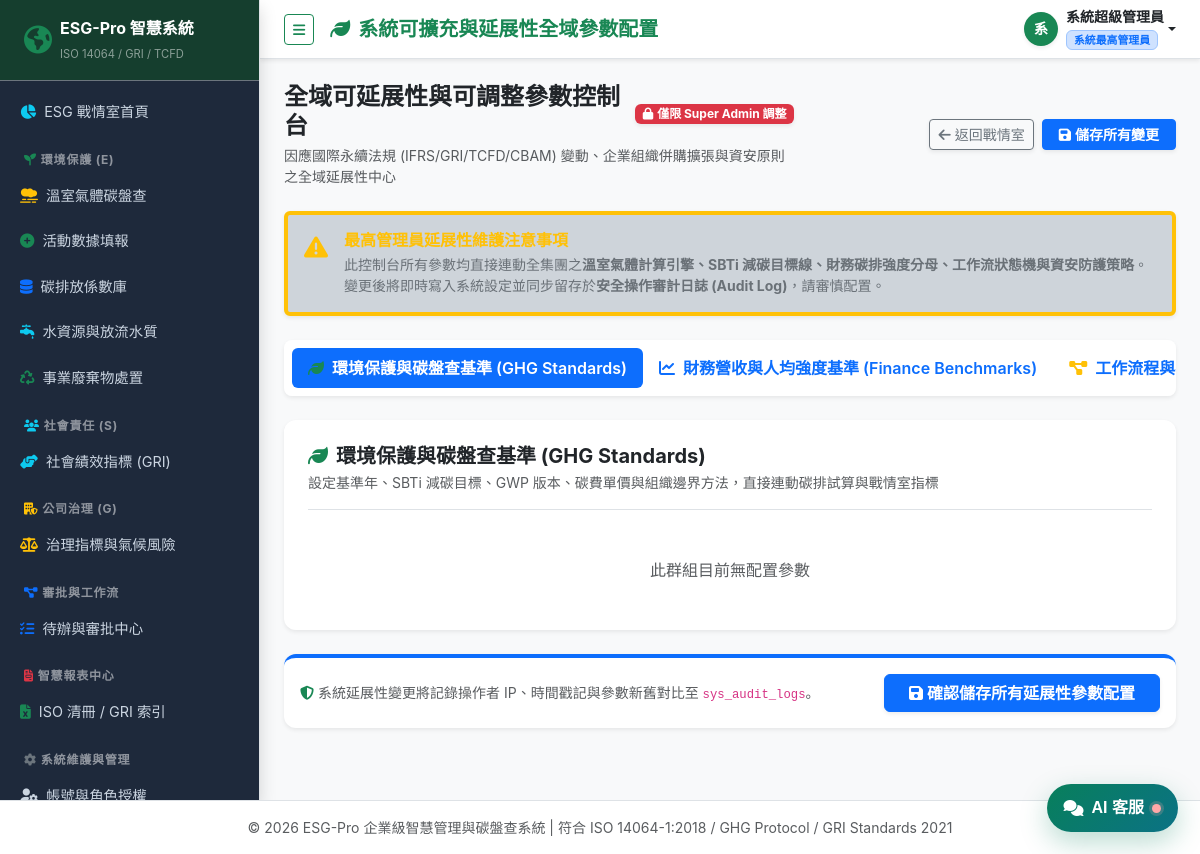
Screenshot of /admin/settings (signed in) with the database file from the repository.
### tables this page shows
CREATE TABLE IF NOT EXISTS `sys_users` (
    `id` INT UNSIGNED AUTO_INCREMENT PRIMARY KEY,
    `username` VARCHAR(50) NOT NULL UNIQUE COMMENT '登入帳號',
    `password_hash` VARCHAR(255) NOT NULL COMMENT 'Bcrypt加密雜湊密碼',
    `real_name` VARCHAR(50) NOT NULL COMMENT '真實中文姓名',
    `email` VARCHAR(100) NOT NULL COMMENT '電子信箱',
    `phone` VARCHAR(30) NULL COMMENT '分機或手機',
    `org_id` INT UNSIGNED NOT NULL COMMENT '所屬組織/部門',
    `role_id` INT UNSIGNED NOT NULL COMMENT '指派角色',
    `status` TINYINT(1) NOT NULL DEFAULT 1 COMMENT '帳號狀態 (1:啟用, 0:停用)',
    `failed_attempts` INT NOT NULL DEFAULT 0 COMMENT '連續密碼錯誤次數',
    `locked_until` DATETIME NULL DEFAULT NULL COMMENT '帳號鎖定截止時間',
    `last_login_at` DATETIME NULL COMMENT '最後登入時間',
    `last_login_ip` VARCHAR(45) NULL COMMENT '最後登入IP',
    `created_at` DATETIME NOT NULL DEFAULT CURRENT_TIMESTAMP,
    `updated_at` DATETIME NULL ON UPDATE CURRENT_TIMESTAMP,
    INDEX `idx_org` (`org_id`),
    INDEX `idx_role` (`role_id`),
    CONSTRAINT `fk_user_org` FOREIGN KEY (`org_id`) REFERENCES `sys_organizations` (`id`) ON DELETE RESTRICT,
    CONSTRAINT `fk_user_role` FOREIGN KEY (`role_id`) REFERENCES `sys_roles` (`id`) ON DELETE RESTRICT
);

CREATE TABLE IF NOT EXISTS `sys_roles` (
    `id` INT UNSIGNED AUTO_INCREMENT PRIMARY KEY,
    `role_key` VARCHAR(50) NOT NULL UNIQUE COMMENT '角色識別代碼',
    `role_name` VARCHAR(50) NOT NULL COMMENT '角色中文名稱',
    `description` VARCHAR(255) NULL COMMENT '角色權責說明',
    `permissions` TEXT NULL COMMENT '功能權限集合(JSON格式)',
    `created_at` DATETIME NOT NULL DEFAULT CURRENT_TIMESTAMP
);

### controllers/AdminController.php (called while the page is built, shortened)
<?php
class AdminController extends Controller {
    public function settings(): void {
        $user = Auth::user();
        $db = Database::getConnection();
        $rawSettings = $db->query("SELECT * FROM `sys_settings` ORDER BY `id` ASC")->fetchAll();
        $groupedSettings = [];
        foreach ($rawSettings as $s) {
            $groupedSettings[$s['setting_group']][] = $s;
        }
        $this->render('admin/settings', [
            'pageTitle'       => '系統可擴充與延展性全域參數配置',
            'activeNav'       => 'admin_settings',
            'groupedSettings' => $groupedSettings
        ]);
    }
}

### index.php (called while the page is built, shortened)
<?php
$router = new Router();
$router->get('/login', [AuthController::class, 'login']);
$router->post('/login', [AuthController::class, 'doLogin']);
$router->post('/logout', [AuthController::class, 'logout']);
$router->get('/', [DashboardController::class, 'index']);
$router->get('/ghg', [GhgController::class, 'index']);
$router->get('/ghg/create', [GhgController::class, 'create']);
$router->post('/ghg/create', [GhgController::class, 'store']);
$router->post('/ghg/delete', [GhgController::class, 'delete']);
$router->get('/factors', [GhgController::class, 'factors']);
$router->post('/factors/store', [GhgController::class, 'factorStore']);
$router->get('/api/factors', [GhgController::class, 'apiFactors']);
$router->get('/environment/water', [EnvironmentController::class, 'water']);
$router->post('/environment/water/store', [EnvironmentController::class, 'waterStore']);
$router->get('/environment/waste', [EnvironmentController::class, 'waste']);
$router->post('/environment/waste/store', [EnvironmentController::class, 'wasteStore']);
$router->get('/social', [SocialController::class, 'index']);
$router->post('/social/store', [SocialController::class, 'store']);
$router->get('/governance', [GovernanceController::class, 'index']);
$router->post('/governance/store', [GovernanceController::class, 'store']);
$router->get('/workflow', [WorkflowController::class, 'index']);
$router->get('/workflow/detail', [WorkflowController::class, 'detail']);
$router->post('/workflow/approve', [WorkflowController::class, 'approve']);
$router->post('/workflow/reject', [WorkflowController::class, 'reject']);
$router->get('/attachments/download', [AttachmentController::class, 'download']);
$router->get('/manual', [ManualController::class, 'index']);
$router->get('/api/ai-assistant/status', [AiAssistantController::class, 'status']);
$router->post('/api/ai-assistant/chat', [AiAssistantController::class, 'chat']);
$router->get('/reports', [ReportController::class, 'index']);
$router->get('/reports/export_iso14064', [ReportController::class, 'exportIso14064']);
$router->get('/reports/export_gri', [ReportController::class, 'exportGri']);
$router->get('/reports/print_summary', [ReportController::class, 'printSummary']);
$router->get('/admin/users', [AdminController::class, 'users']);
$router->post('/admin/users/store', [AdminController::class, 'userStore']);
$router->get('/admin/orgs', [AdminController::class, 'orgs']);
$router->post('/admin/orgs/store', [AdminController::class, 'orgStore']);
$router->get('/admin/logs', [AdminController::class, 'logs']);
$router->get('/admin/settings', [AdminController::class, 'settings']);
$router->post('/admin/settings/store', [AdminController::class, 'settingsStore']);
$router->get('/admin/ai-assistant', [AiAssistantController::class, 'settings']);
$router->post('/admin/ai-assistant/store', [AiAssistantController::class, 'saveSettings']);
$router->post('/admin/ai-assistant/test', [AiAssistantController::class, 'testConnection']);
$router->dispatch();

### helpers/Security.php (called while the page is built, shortened)
<?php
class Security {
    public static function e(?string $string): string {
        return htmlspecialchars((string)$string, ENT_QUOTES, 'UTF-8');
    }
}

### core/Auth.php (called while the page is built, shortened)
<?php
class Auth {
    public static function user(): ?array {
        try {
            $db = Database::getConnection();
            $stmt = $db->prepare("
                SELECT u.id, u.username, u.real_name, u.email, u.org_id, u.role_id,
                       r.role_key, r.role_name, r.permissions, o.org_name, o.org_type
                FROM `sys_users` u
                JOIN `sys_roles` r ON u.role_id = r.id
                JOIN `sys_organizations` o ON u.org_id = o.id
                WHERE u.id = :id AND u.status = 1
                LIMIT 1
            ");
            $stmt->execute([':id' => $_SESSION['esg_user']['id']]);
            $fresh = $stmt->fetch();
            if ($fresh) {
                $permissions = json_decode($fresh['permissions'] ?? '{}', true) ?: [];
            }
        } catch (\Exception $e) {
        }
        return $_SESSION['esg_user'] ?? null;
    }
}

### views/admin/settings.php (the view, shortened to what this page needs)
<?php
$groupMeta = [
    'environmental' => [
        'title' => '環境保護與碳盤查基準 (GHG Standards)',
        'icon'  => 'fa-solid fa-leaf text-success',
        'desc'  => '設定基準年、SBTi 減碳目標、GWP 版本、碳費單價與組織邊界方法，直接連動碳排試算與戰情室指標'
    ],
    'finance' => [
        'title' => '財務營收與人均強度基準 (Finance Benchmarks)',
        'icon'  => 'fa-solid fa-chart-line text-primary',
        'desc'  => '維護集團合併營業額與總員工人數，作為計算每單位營收碳排放強度與人均碳排放量之分母'
    ],
    'workflow' => [
        'title' => '工作流程與審查期限 (Workflow & SLA Policies)',
        'icon'  => 'fa-solid fa-diagram-project text-warning',
        'desc'  => '設定每月填報截止日、主管審查 SLA 警示天數、多階簽核模式與佐證憑證強制上傳開關'
    ],
    'security' => [
        'title' => '系統資訊安全與防護政策 (Security Policies)',
        'icon'  => 'fa-solid fa-shield-halved text-danger',
        'desc'  => '密碼錯誤鎖定門檻、帳號鎖定時間、Session 逾時時間與檔案上傳白名單等資安防禦'
    ],
    'notification' => [
        'title' => '推播通知與 SMTP 郵件引擎 (Notification & SMTP)',
        'icon'  => 'fa-solid fa-envelope text-info',
        'desc'  => '設定企業內部 Exchange 或外部 SMTP 伺服器，處理每月填報催辦與審查退件通知信'
    ],
    'general' => [
        'title' => '企業主體與系統基底 (General Identity)',
        'icon'  => 'fa-solid fa-building text-secondary',
        'desc'  => '企業抬頭全名、系統全域名稱與所屬行業類別，用於正式永續報告書與 GRI 清冊抬頭'
    ]
];
?>
<div class="row align-items-center mb-4">
    <div class="col-md-7">
        <div class="d-flex align-items-center">
            <h4 class="fw-bold mb-1 text-dark me-2">全域可延展性與可調整參數控制台</h4>
            <span class="badge bg-danger shadow-sm"><i class="fa-solid fa-lock me-1"></i>僅限 Super Admin 調整</span>
        </div>
        <p class="text-muted small mb-0">因應國際永續法規 (IFRS/GRI/TCFD/CBAM) 變動、企業組織併購擴張與資安原則之全域延展性中心</p>
    </div>
    <div class="col-md-5 text-md-end mt-3 mt-md-0">
        <div class="d-flex flex-wrap gap-2 justify-content-md-end align-items-center">
            <a href="/esg/" class="btn btn-outline-secondary btn-sm shadow-sm text-nowrap">
                <i class="fa-solid fa-arrow-left me-1"></i>返回戰情室
            </a>
            <button type="submit" form="settingsForm" class="btn btn-primary btn-sm px-3 shadow-sm fw-semibold text-nowrap">
                <i class="fa-solid fa-floppy-disk me-1"></i>儲存所有變更
            </button>
        </div>
    </div>
</div>
<div class="alert alert-dark border-start border-4 border-warning shadow-sm mb-4">
    <div class="d-flex align-items-start">
        <i class="fa-solid fa-triangle-exclamation text-warning fs-4 me-3 mt-1"></i>
        <div>
            <h6 class="fw-bold mb-1 text-warning">最高管理員延展性維護注意事項</h6>
            <div class="small opacity-75">
                此控制台所有參數均直接連動全集團之<strong>溫室氣體計算引擎、SBTi 減碳目標線、財務碳排強度分母、工作流狀態機與資安防護策略</strong>。
                變更後將即時寫入系統設定並同步留存於<strong>安全操作審計日誌 (Audit Log)</strong>，請審慎配置。
            </div>
        </div>
    </div>
</div>
<form action="/esg/admin/settings/store" method="POST" id="settingsForm">
    <ul class="nav nav-pills bg-white p-2 rounded-3 shadow-sm mb-4 flex-nowrap overflow-x-auto text-nowrap" id="settingsTab" role="tablist">
        <?php $first = true; foreach ($groupMeta as $gKey => $gInfo): ?>
            <li class="nav-item">
                <button class="nav-link <?= $first ? 'active' : '' ?> fw-semibold" data-bs-toggle="pill" data-bs-target="#tab-<?= $gKey ?>">
                    <i class="<?= $gInfo['icon'] ?> me-2"></i><?= $gInfo['title'] ?>
                </button>
            </li>
        <?php $first = false; endforeach; ?>
    </ul>
    <div class="tab-content" id="settingsTabContent">
        <?php $first = true; foreach ($groupMeta as $gKey => $gInfo): ?>
            <div class="tab-pane fade <?= $first ? 'show active' : '' ?>" id="tab-<?= $gKey ?>">
                <div class="card p-4 shadow-sm mb-4">
                    <div class="border-bottom pb-3 mb-4">
                        <h5 class="fw-bold mb-1 text-dark">
                            <i class="<?= $gInfo['icon'] ?> me-2"></i><?= $gInfo['title'] ?>
                        </h5>
                        <p class="text-muted small mb-0"><?= $gInfo['desc'] ?></p>
                    </div>
                    <?php if (empty($groupedSettings[$gKey])): ?>
                        <div class="text-muted text-center py-4">此群組目前無配置參數</div>
                    <?php endif; ?>
                </div>
            </div>
        <?php $first = false; endforeach; ?>
    </div>
    <div class="card p-3 shadow-sm bg-white border-top border-4 border-primary">
        <div class="d-flex justify-content-between align-items-center">
            <div class="small text-muted">
                <i class="fa-solid fa-shield-halved text-success me-1"></i>系統延展性變更將記錄操作者 IP、時間戳記與參數新舊對比至 <code>sys_audit_logs</code>。
            </div>
            <div>
                <button type="submit" class="btn btn-primary px-4 fw-semibold shadow-sm">
                    <i class="fa-solid fa-floppy-disk me-1"></i>確認儲存所有延展性參數配置
                </button>
            </div>
        </div>
    </div>
</form>

### core/Router.php (shortened to what this page needs)
<?php
class Router {
    private array $routes = [];
    private function addRoute(string $method, string $path, array $handler): void {
        $pattern = preg_replace('/\{([a-zA-Z0-9_]+)\}/', '(?P<$1>[^/]+)', $path);
        $pattern = '#^' . $pattern . '$#';
        $this->routes[] = [
            'method'  => $method,
            'pattern' => $pattern,
            'handler' => $handler
        ];
    }
    public function dispatch(): void {
        $method = $_SERVER['REQUEST_METHOD'];
        $uri = parse_url($_SERVER['REQUEST_URI'], PHP_URL_PATH);
        $base = '/esg';
        if (str_starts_with($uri, $base)) {
            $uri = substr($uri, strlen($base));
        }
        $uri = '/' . ltrim($uri, '/');
        foreach ($this->routes as $route) {
            if ($route['method'] === $method && preg_match($route['pattern'], $uri, $matches)) {
                [$controllerClass, $action] = $route['handler'];
                $params = array_filter($matches, 'is_string', ARRAY_FILTER_USE_KEY);
                $controller = new $controllerClass();
                call_user_func_array([$controller, $action], $params);
                return;
            }
        }
    }
}

### views/layouts/header.php (shortened to what this page needs)
<?php
$currentUser = Auth::user();
?>
<!DOCTYPE html>
<html lang="zh-Hant-TW">
<head>
    <link href="https://cdn.jsdelivr.net/npm/bootstrap@5.3.2/dist/css/bootstrap.min.css" rel="stylesheet">
    <link href="https://cdnjs.cloudflare.com/ajax/libs/font-awesome/6.4.2/css/all.min.css" rel="stylesheet">
    <link href="https://cdn.datatables.net/1.13.7/css/dataTables.bootstrap5.min.css" rel="stylesheet">
    <link href="/esg/assets/css/custom.css" rel="stylesheet">
    <link href="/esg/assets/css/ai-assistant.css" rel="stylesheet">
</head>
<body class="bg-light">
<div class="d-flex" id="wrapper">
    <?php require __DIR__ . '/sidebar.php'; ?>
    <div id="page-content-wrapper">
        <nav class="navbar navbar-expand-lg navbar-white bg-white border-bottom shadow-sm px-3 px-md-4 py-2">
            <div class="container-fluid p-0">
                <button class="btn btn-outline-success btn-sm me-2 me-md-3" id="sidebarToggle" aria-label="切換選單">
                    <i class="fa-solid fa-bars"></i>
                </button>
                <h5 class="m-0 text-success fw-bold d-none d-md-block">
                    <i class="fa-solid fa-leaf text-success me-2"></i><?= Security::e($pageTitle ?? 'ESG 永續戰情室') ?>
                </h5>
                <div class="ms-auto d-flex align-items-center">
                    <div class="dropdown">
                        <a class="nav-link dropdown-toggle d-flex align-items-center text-dark p-0" href="#" role="button" data-bs-toggle="dropdown" aria-expanded="false">
                            <div class="avatar bg-success text-white rounded-circle d-flex align-items-center justify-content-center me-1 me-sm-2 shadow-sm" style="width: 34px; height: 34px; font-weight: 600; font-size: 0.9rem;">
                                <?= mb_substr($currentUser['real_name'] ?? 'U', 0, 1) ?>
                            </div>
                            <div class="d-none d-sm-block text-start">
                                <div class="fw-bold small lh-sm"><?= Security::e($currentUser['real_name'] ?? '') ?></div>
                                <span class="badge bg-primary-subtle text-primary border border-primary-subtle" style="font-size: 0.68rem;">
                                    <?= Security::e($currentUser['role_name'] ?? '') ?>
                                </span>
                            </div>
                        </a>
                    </div>
                </div>
            </div>
        </nav>
        <div class="container-fluid px-2 px-sm-3 px-md-4 py-3 py-md-4">

### assets/css/custom.css (style rules this page uses)
:root { --esg-primary: #198754; --esg-dark: #153e2e; --esg-accent: #20c997; --esg-sidebar-bg: #1e293b; --esg-sidebar-hover: #334155; }
body { font-family: 'Noto Sans TC', -apple-system, BlinkMacSystemFont, "Segoe UI", Roboto, sans-serif; color: #334155; background-color: #f8fafc; }
#wrapper { overflow-x: hidden; display: flex; min-height: 100vh; position: relative; }
#page-content-wrapper { min-width: 0; flex: 1 1 auto; }
.card { border: none; border-radius: 0.75rem; box-shadow: 0 0.125rem 0.25rem rgba(0, 0, 0, 0.04), 0 0.25rem 0.5rem rgba(0, 0, 0, 0.04); transition: transform 0.2s ease, box-shadow 0.2s ease; }

### rows the page displays
sys_users: real_name "系", real_name "系統超級管理員", role.role_name "系統最高管理員"

### other values shown
$gInfo['title'] "環境保護與碳盤查基準 (GHG Standards)"
$gInfo['title'] "財務營收與人均強度基準 (Finance Benchmarks)"
$gInfo['desc'] "設定基準年、SBTi 減碳目標、GWP 版本、碳費單價與組織邊界方法，直接連動碳排試算與戰情室指標"
